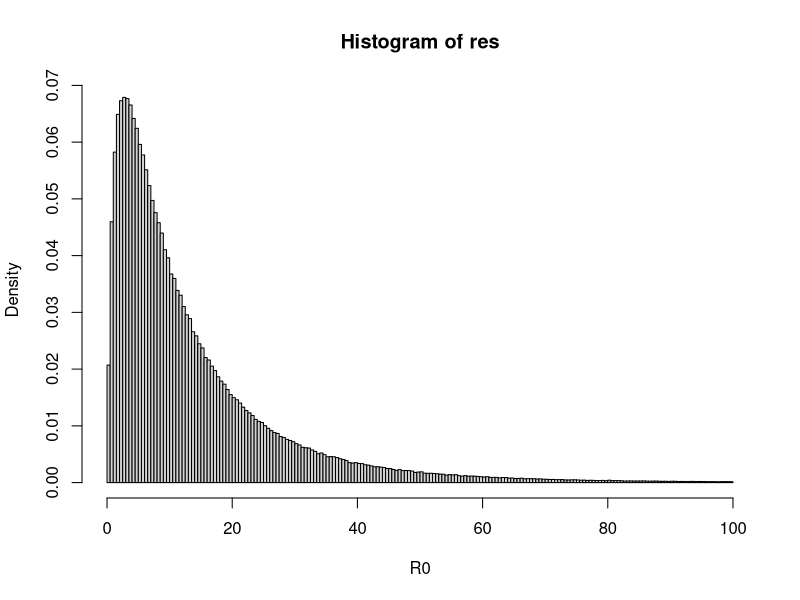

Here is the R script that generated this plot:
n=1e6
K_f    <- rgamma(n, shape=5, scale=1.4)
betar <- rgamma(n, shape=2, scale=0.25)
life_f <- rgamma(n, shape=4, scale=1)

res <- K_f * betar * life_f
res <- res[res<100]

h<-hist(res,breaks=200,xlab="R0",freq=FALSE)
max_idx <- which.max(h$counts)
max_x <- h$mids[max_idx]
#cat(max_idx,max_x, "\n")
